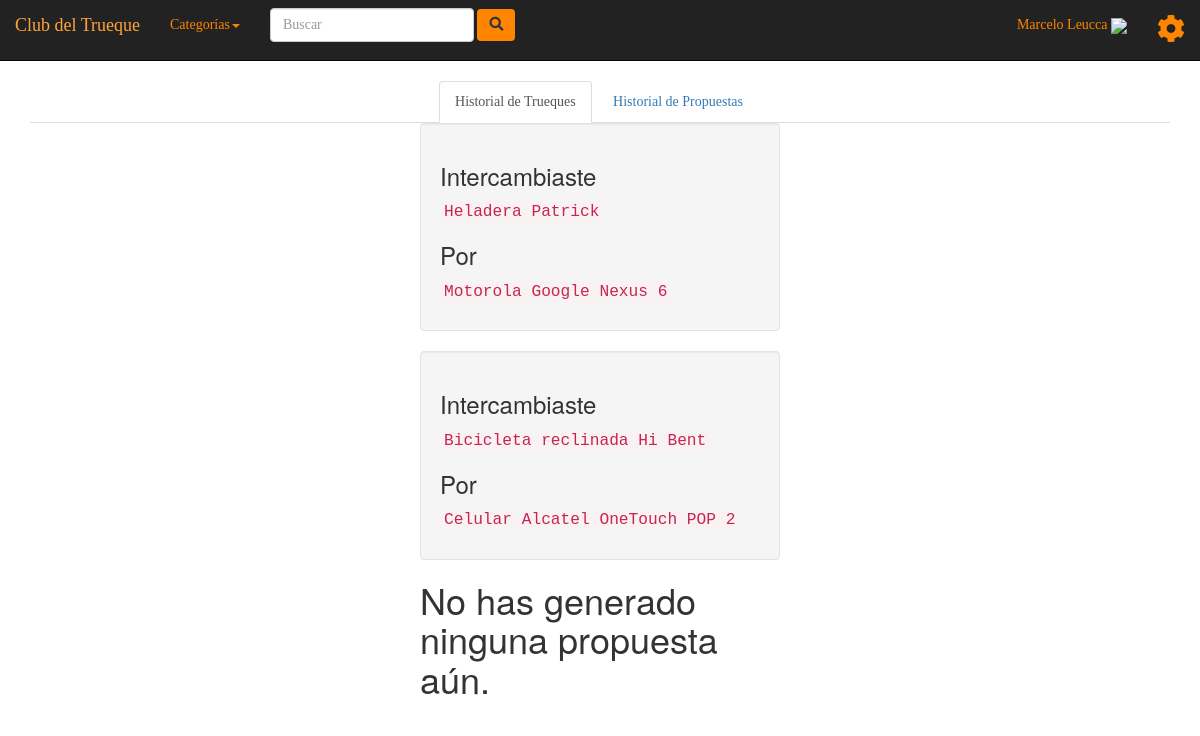
Page /historial.php (signed in) on the committed database.
### tables this page shows
CREATE TABLE `propuesta` (
  `id_propuesta` int(11) NOT NULL,
  `fecha_inicio` date NOT NULL,
  `fecha_finalizada` date DEFAULT NULL,
  `id_estado_propuesta` int(11) NOT NULL,
  `id_usuario_emisor` int(11) NOT NULL,
  `id_usuario_receptor` int(11) NOT NULL
);

CREATE TABLE `producto` (
  `id_producto` int(11) NOT NULL,
  `nombre` varchar(60) DEFAULT NULL,
  `descripcion` text,
  `intereses` text,
  `imagen` text,
  `id_estado_producto` int(11) NOT NULL,
  `id_categoria` int(11) NOT NULL,
  `id_usuario` int(11) NOT NULL
);

### historial.php (the view, shortened to what this page needs)
<!DOCTYPE html>
<html lang="es">
<head>
	<link rel="stylesheet" type="text/css" href="css/bootstrap.min.css">
	<link rel="stylesheet" href="https://use.fontawesome.com/releases/v5.4.1/css/all.css">
	<link rel="stylesheet" type="text/css" href="css/estilo.css">
</head>
<body>
	<header>
		<?php include "dibujar_navbar.php"; ?>
	</header>
	<div class="container">
		<div class="row">
			<div class="col-md-12 col-lg-12 col-sm-12 col-xs-12">
				<div class="hidden-xs hidden-sm">
					<ul class="nav nav-tabs">
						<li class="active"><a data-toggle="tab" href="#trueques">Historial de Trueques</a></li>
						<li><a data-toggle="tab" href="#propuestas">Historial de Propuestas</a></li>
					</ul>
				</div>
			</div>
		</div>
	</div>
	<div class="container">
		<div class="row">
			<div class="col-md-4 col-lg-4 col-sm-12 col-xs-12"></div>
			<div class="col-md-4 col-lg-4 col-sm-12 col-xs-12">
				<div class="tab-content">
					<div id="trueques" class="tab-pane fade in active">
						<?php
							$trueque_traer = "SELECT * FROM propuesta WHERE id_usuario_emisor = '".$_SESSION["identificador"]."' AND id_estado_propuesta = '4'";
							if(($con->query($trueque_traer))->rowCount() > 0) {
								foreach($con->query($trueque_traer) as $columna) {
									$id_trueque = $columna["id_propuesta"];
									$treuque_propuestas_productos = "SELECT * FROM propuestas_productos WHERE id_propuesta = '".$id_trueque."'";
									foreach($con->query($treuque_propuestas_productos) as $columna2) {
										$treuque_propuestas_productos_idProducto = $columna2["id_producto"];
										$producto_esPropio = "SELECT * FROM producto WHERE id_producto = '".$treuque_propuestas_productos_idProducto."' AND id_usuario = '".$_SESSION["identificador"]."'";
										if(($con->query($producto_esPropio))->rowCount() > 0) {
											foreach($con->query($producto_esPropio) as $columna3) {
												$productoPropio_nombre = $columna3["nombre"];
											}
										}
										else {
											$productoAjeno ="SELECT * FROM producto WHERE id_producto = '".$treuque_propuestas_productos_idProducto."'";
											foreach($con->query($productoAjeno) as $columna4) {
												$productoAjeno_nombre = $columna4["nombre"];
											}
										}
									}
									echo "<div class='well'>";
									echo "<h3>Intercambiaste</h3>";
									echo "<h4><code>".$productoPropio_nombre."</code></h4>";
									echo "<h3>Por</h3>";
									echo "<h4><code>".$productoAjeno_nombre."</code></h4>";
									echo "</div>";
								}
							}
							else {
								$trueque_traer = "SELECT * FROM propuesta WHERE id_usuario_receptor = '".$_SESSION["identificador"]."' AND id_estado_propuesta = '4'";
								if(($con->query($trueque_traer))->rowCount() > 0) {
									foreach($con->query($trueque_traer) as $columna) {
										$id_trueque = $columna["id_propuesta"];
										$treuque_propuestas_productos = "SELECT * FROM propuestas_productos WHERE id_propuesta = '".$id_trueque."'";
										foreach($con->query($treuque_propuestas_productos) as $columna2) {
											$treuque_propuestas_productos_idProducto = $columna2["id_producto"];
											$producto_esPropio = "SELECT * FROM producto WHERE id_producto = '".$treuque_propuestas_productos_idProducto."' AND id_usuario = '".$_SESSION["identificador"]."'";
											if(($con->query($producto_esPropio))->rowCount() > 0) {
												foreach($con->query($producto_esPropio) as $columna3) {
													$productoPropio_nombre = $columna3["nombre"];
												}
											}
											else {
												$productoAjeno ="SELECT * FROM producto WHERE id_producto = '".$treuque_propuestas_productos_idProducto."'";
												foreach($con->query($productoAjeno) as $columna4) {
													$productoAjeno_nombre = $columna4["nombre"];
												}
											}
										}
										echo "<div class='well'>";
										echo "<h3>Intercambiaste</h3>";
										echo "<h4><code>".$productoPropio_nombre."</code></h4>";
										echo "<h3>Por</h3>";
										echo "<h4><code>".$productoAjeno_nombre."</code></h4>";
										echo "</div>";
									}
								}
								else {
									echo "<div><h1>No has realizado ningun trueque aún.</h1></div>";
								}
							}
						?>
					</div>
					<div id="propuestas" class="tab-pane fade in active">
						<?php
							$trueque_traer = "SELECT * FROM propuesta WHERE id_usuario_emisor = '".$_SESSION["identificador"]."' AND id_estado_propuesta = '1'";
							if(($con->query($trueque_traer))->rowCount() > 0) {
								foreach($con->query($trueque_traer) as $columna5) {
									$id_trueque = $columna5["id_propuesta"];
									$treuque_propuestas_productos = "SELECT * FROM propuestas_productos WHERE id_propuesta = '".$id_trueque."'";
									foreach($con->query($treuque_propuestas_productos) as $columna6) {
										$treuque_propuestas_productos_idProducto = $columna6["id_producto"];
										$producto_esPropio = "SELECT * FROM producto WHERE id_producto = '".$treuque_propuestas_productos_idProducto."' AND id_usuario = '".$_SESSION["identificador"]."'";
										if(($con->query($producto_esPropio))->rowCount() > 0) {
											foreach($con->query($producto_esPropio) as $columna7) {
												$productoPropio_nombre = $columna7["nombre"];
											}
										}
										else {
											$productoAjeno ="SELECT * FROM producto WHERE id_producto = '".$treuque_propuestas_productos_idProducto."'";
											foreach($con->query($productoAjeno) as $columna8) {
												$productoAjeno_nombre = $columna8["nombre"];
											}
										}
									}
									echo "<div class='well'>";
									echo "<h3>Propusiste</h3>";
									echo "<h4><code>".$productoPropio_nombre."</code></h4>";
									echo "<h3>Por</h3>";
									echo "<h4><code>".$productoAjeno_nombre."</code></h4>";
									echo "</div>";
								}
							}
							else {
								$trueque_traer = "SELECT * FROM propuesta WHERE id_usuario_receptor = '".$_SESSION["identificador"]."' AND id_estado_propuesta = '1'";
								if(($con->query($trueque_traer))->rowCount() > 0) {
									foreach($con->query($trueque_traer) as $columna9) {
										$id_trueque = $columna9["id_propuesta"];
										$treuque_propuestas_productos = "SELECT * FROM propuestas_productos WHERE id_propuesta = '".$id_trueque."'";
										foreach($con->query($treuque_propuestas_productos) as $columna10) {
											$treuque_propuestas_productos_idProducto = $columna10["id_producto"];
											$producto_esPropio = "SELECT * FROM producto WHERE id_producto = '".$treuque_propuestas_productos_idProducto."' AND id_usuario = '".$_SESSION["identificador"]."'";
											if(($con->query($producto_esPropio))->rowCount() > 0) {
												foreach($con->query($producto_esPropio) as $columna11) {
													$productoPropio_nombre = $columna11["nombre"];
												}
											}
											else {
												$productoAjeno ="SELECT * FROM producto WHERE id_producto = '".$treuque_propuestas_productos_idProducto."'";
												foreach($con->query($productoAjeno) as $columna12) {
													$productoAjeno_nombre = $columna12["nombre"];
												}
											}
										}
										echo "<div class='well'>";
										echo "<h3>Propusiste</h3>";
										echo "<h4><code>".$productoPropio_nombre."</code></h4>";
										echo "<h3>Por</h3>";
										echo "<h4><code>".$productoAjeno_nombre."</code></h4>";
										echo "</div>";
									}
								}
								else {
									echo "<div><h1>No has generado ninguna propuesta aún.</h1></div>";
								}
							}
						?>
					</div>
				</div>
			</div>
			<div class="col-md-4 col-lg-4 col-sm-12 col-xs-12"></div>
		</div>
	</div>
</body>
</html>

### dibujar_navbar.php (shortened to what this page needs)
<?php
	if(isset($_SESSION['identificador']) and $_SESSION["estado"] == "iniciado") {
		include "./vistas/navbar.php";
	}
	else {
		include "./vistas/navbar-nologueado.php";
	}
?>

### vistas/navbar.php (shortened to what this page needs)
<div class="hidden-xs hidden-sm">
	<nav class="navbar navbar-inverse navbar-static-top">
		<div class="container-fluid">
		    <ul class="nav navbar-nav">
		    	<div class="navbar-header">
					<a class="navbar-brand" id="navLetra" href="index.php">Club del Trueque</a>
				</div>
		    	<li class="dropdown">
			        <a class="dropdown-toggle" data-toggle="dropdown" id="navLetra" href="#">Categorías<span class="caret"></span></a>
			    </li>
			    <form class="navbar-form navbar-left" action="buscar.php" method="GET">
			    	<div class="form-group">
			    		<input type="text" class="form-control" placeholder="Buscar" name="query">
			    	</div>
			    	<button type="submit" class="btn btn-default" id="boton-navbar" name="buscar"><span class="fas fa-search"></span></button>
			    </form>
			</ul>
		    <ul class="nav navbar-nav navbar-right">
		    	<li>
		    		<?php
		    			echo "<a href='dibujar_perfil.php' id='navLetra'>".$_SESSION["nombre"]." ".$_SESSION["apellido"]." "."<img src='".$_SESSION["avatar"]."' style='width:30px'></a>";
		    		?>
		    	</li>
			    <li class="dropdown">
			        <a class="dropdown-toggle" data-toggle="dropdown" id="navLetra" href="#"><span class="fas fa-cog fa-2x"></span></a>
				</li>
		    </ul>
		</div>
	</nav>
</div>

### css/estilo.css (style rules this page uses)
#boton-navbar { background-color: #FD8500; border-color: #222222; border: none; }
.nav { font-family: Verdana; }
.navbar-brand { font-family: Times; }
#navLetra { color: #FD8500; }
.nav-tabs > li, .nav-pills > li { float:none; display:inline-block; *display:inline; zoom:1; }
.nav-tabs, .nav-pills { text-align:center; }

### rows in the picture
propuesta: producto.nombre "Heladera Patrick", producto.nombre "Motorola Google Nexus 6"
propuesta: producto.nombre "Bicicleta reclinada Hi Bent", producto.nombre "Celular Alcatel OneTouch POP 2"

### other values in the picture
$_SESSION["nombre"] "Marcelo"
$_SESSION["apellido"] "Leucca"
